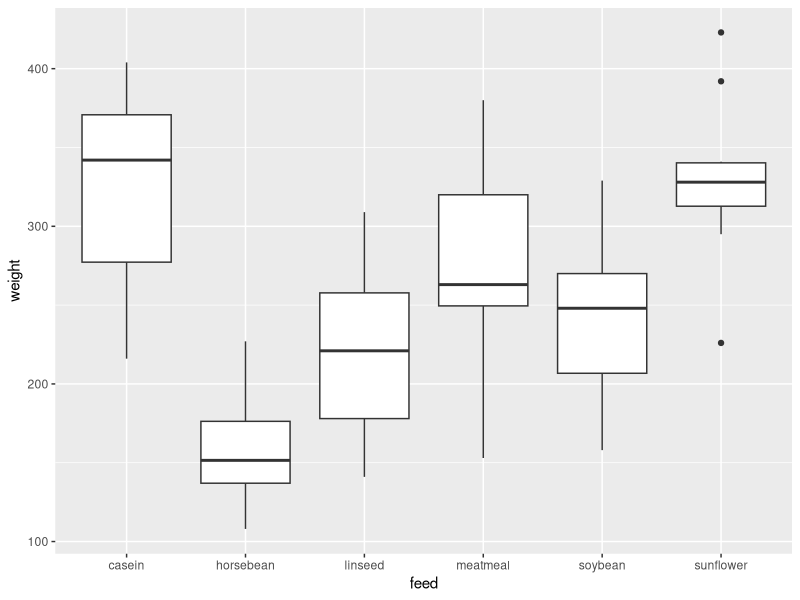
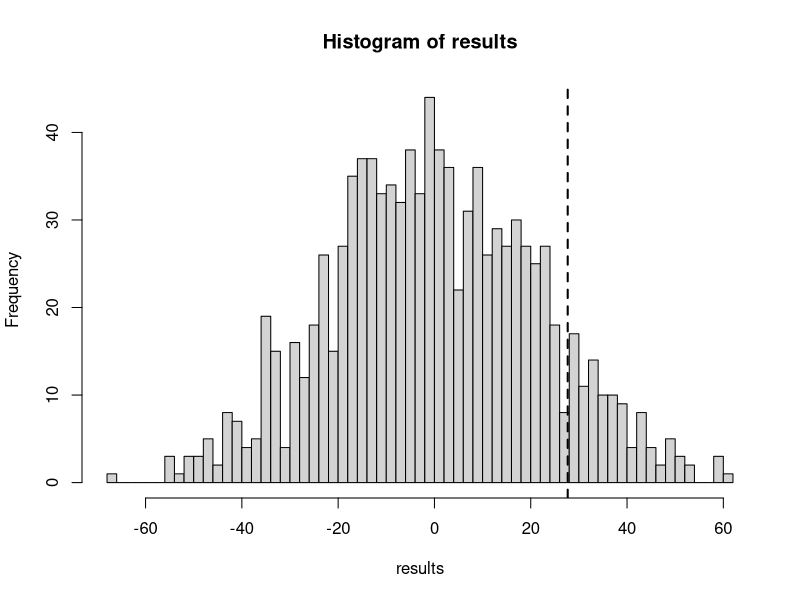
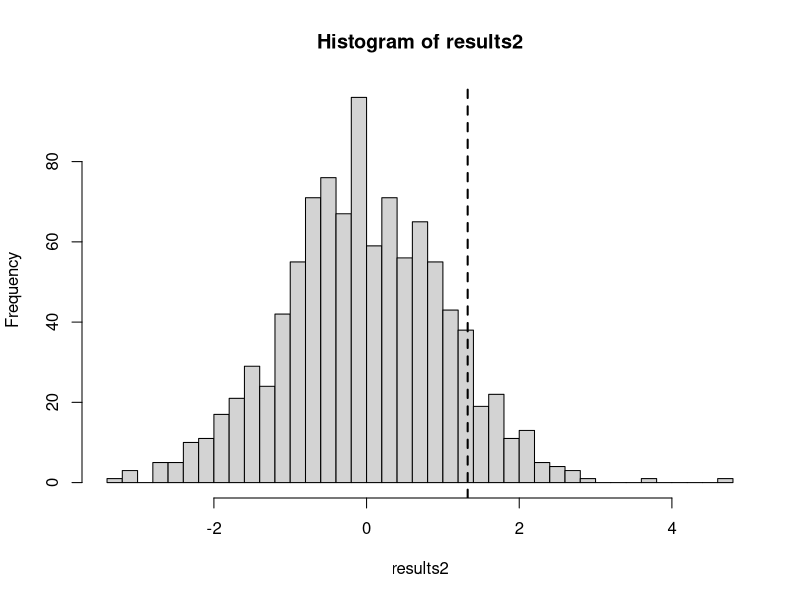
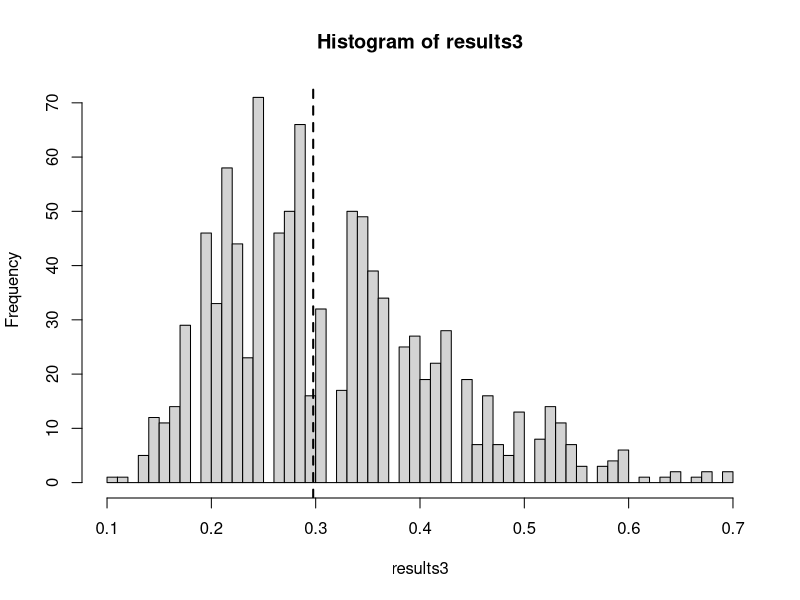
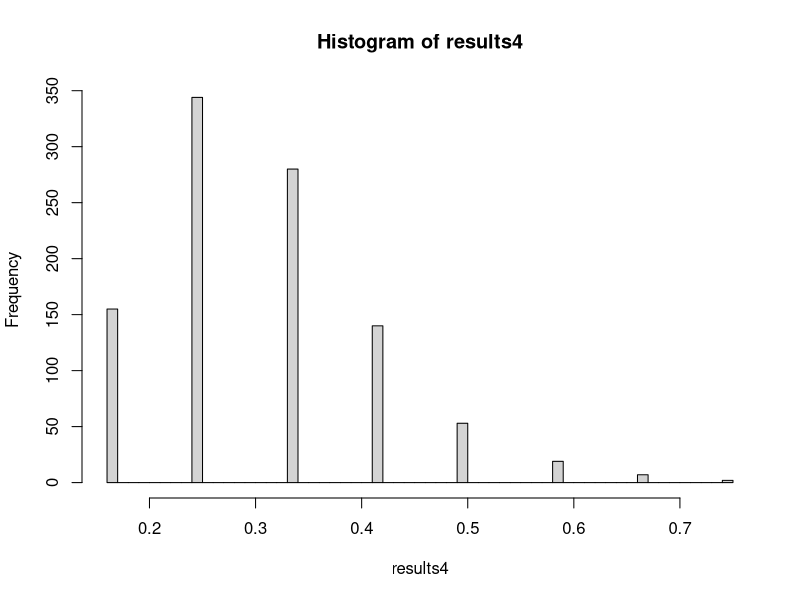

The R script that drew these images, in order:
## ----setup, include=FALSE-----------------------------------------------------
library(knitr)
hook_output = knit_hooks$get('output')
knit_hooks$set(output = function(x, options) {
  # this hook is used only when the linewidth option is not NULL
  if (!is.null(n <- options$linewidth)) {
    x = knitr:::split_lines(x)
    # any lines wider than n should be wrapped
    if (any(nchar(x) > n)) x = strwrap(x, width = n)
    x = paste(x, collapse = '\n')
  }
  hook_output(x, options)
})

knitr::opts_chunk$set(cache = FALSE, message = FALSE,
                      linewidth = 50)


## ----message = FALSE----------------------------------------------------------
library(tidyverse)

ggplot(chickwts, aes(x = feed,
                     y = weight)) +
  geom_boxplot()


## -----------------------------------------------------------------------------
soy_vec <- filter(chickwts,
                  feed == "soybean") %>% 
  pull(weight)
lin_vec <- filter(chickwts,
                  feed == "linseed") %>% 
  pull(weight)
c(length(soy_vec), length(lin_vec))


## -----------------------------------------------------------------------------
# By default, it assumes unequal variance
(fit <- t.test(soy_vec, lin_vec, var.equal = TRUE))


## ----boot_chick, message = FALSE, cache = TRUE--------------------------------
# Let's bootstrap
data <- filter(chickwts, 
               feed %in% c("soybean", "linseed"))
n <- nrow(data); B <- 5000

results <- replicate(B, {
  data[sample(n, n, replace = TRUE), ] %>% 
    group_by(feed) %>% 
    summarise(mean = mean(weight)) %>% 
    pull(mean) %>% diff
})


## -----------------------------------------------------------------------------
# 95% confidence interval
mu_diff <- mean(soy_vec) - mean(lin_vec)
se_boot <- sd(results)
c(mu_diff - 1.96*se_boot, mu_diff + 1.96*se_boot)


## -----------------------------------------------------------------------------
K <- 1000 # Number of permutations
combined_data <- c(soy_vec, lin_vec) # Combine data
N <- length(combined_data)
results <- replicate(K, {
  perm_data <- combined_data[sample(N)] # Permute
  soy_perm <- perm_data[1:length(soy_vec)] # Allocate
  lin_perm <- perm_data[(length(soy_vec) + 1):N]
  mean(soy_perm) - mean(lin_perm)
})


## -----------------------------------------------------------------------------
theta_hat <- mean(soy_vec) - mean(lin_vec)
hist(results, 50)
abline(v = theta_hat, lty = 2, lwd = 2)


## -----------------------------------------------------------------------------
# Is this the right p-value?
mean(c(theta_hat, results) >= theta_hat)
# What about this?
mean(abs(c(theta_hat, results)) >= abs(theta_hat))


## -----------------------------------------------------------------------------
results2 <- replicate(K, {
  perm_data <- combined_data[sample(N)] # Permute
  soy_perm <- perm_data[1:length(soy_vec)] # Allocate
  lin_perm <- perm_data[(length(soy_vec) + 1):N]
  t.test(soy_perm, lin_perm)$statistic
})


## -----------------------------------------------------------------------------
t_hat <- t.test(soy_vec, lin_vec)$statistic
hist(results2, 50)
abline(v = t_hat, lty = 2, lwd = 2)


## -----------------------------------------------------------------------------
# One-sided p-value
mean(c(t_hat, results2) >= t_hat)
# Two-sided p-value
mean(abs(c(t_hat, results2)) >= abs(t_hat))


## ----ks_perm, warning = FALSE-------------------------------------------------
results3 <- replicate(K, {
  perm_data <- combined_data[sample(N)] # Permute
  soy_perm <- perm_data[1:length(soy_vec)] # Allocate
  lin_perm <- perm_data[(length(soy_vec) + 1):N]
  ks.test(soy_perm, lin_perm)$statistic
})


## ----warning = FALSE----------------------------------------------------------
D_hat <- ks.test(soy_vec, lin_vec)$statistic
hist(results3, 50)
abline(v = D_hat, lty = 2, lwd = 2)


## -----------------------------------------------------------------------------
# Only one-sided p-value
mean(c(D_hat, results3) >= D_hat)


## -----------------------------------------------------------------------------
sun_vec <- filter(chickwts,
                  feed == "sunflower") %>% 
  pull(weight)
c(length(sun_vec), length(lin_vec))


## ----warning = FALSE----------------------------------------------------------
K <- 1000 # Number of permutations
combined_data <- c(sun_vec, lin_vec) # Combine data
N <- length(combined_data)
results4 <- replicate(K, {
  perm_data <- combined_data[sample(N)] # Permute
  sun_perm <- perm_data[1:length(sun_vec)] # Allocate
  lin_perm <- perm_data[(length(sun_vec) + 1):N]
  ks.test(sun_perm, lin_perm)$statistic
})


## ----warning = FALSE----------------------------------------------------------
D_hat <- ks.test(sun_vec, lin_vec)$statistic
hist(results4, 50)
abline(v = D_hat, lty = 2, lwd = 2)


## -----------------------------------------------------------------------------
# Only one-sided p-value
mean(c(D_hat, results4) >= D_hat)

